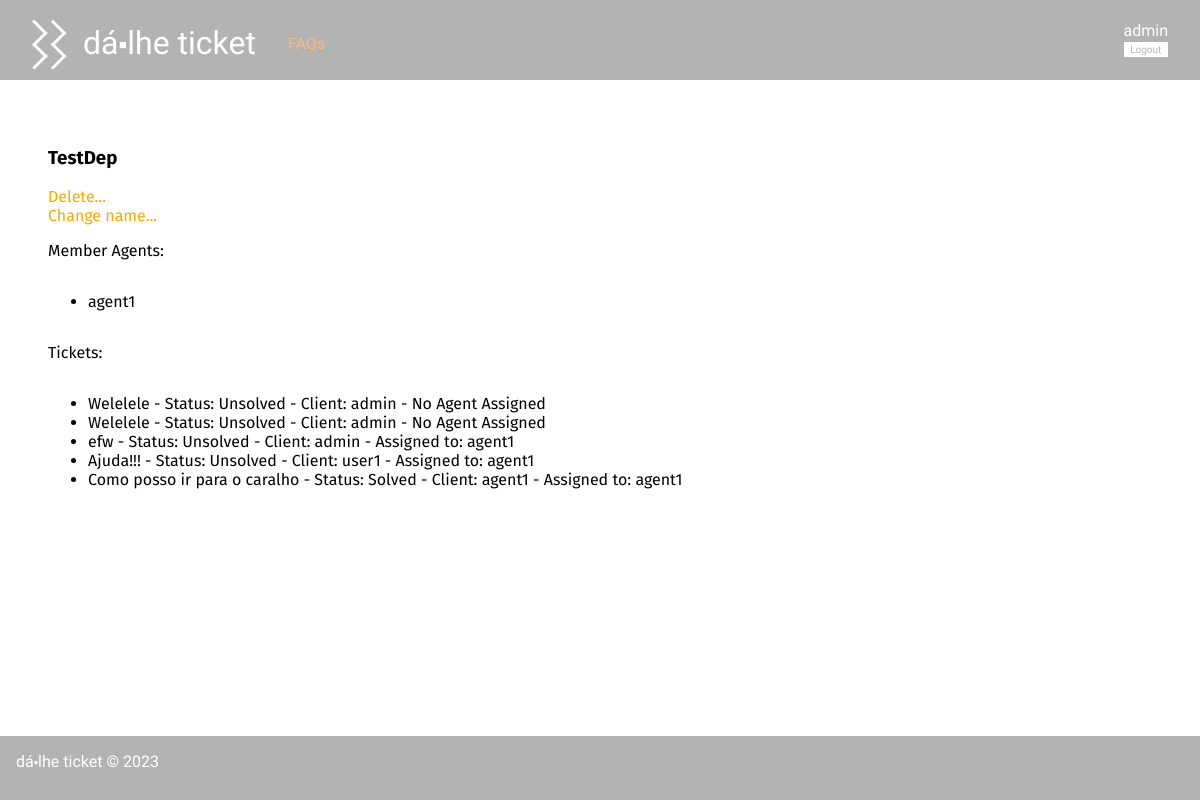
Page /pages/departmentDetails.php?name=TestDep (signed in) on the committed database.
### tables this page shows
CREATE TABLE Department(
   name varchar(20) primary key
);

CREATE TABLE User(
   name varchar(60) not null,
   username varchar(20) primary key,
   email varchar(60) not null,
   password varchar(40) not null,
   type varchar(5) not null, /*user, agent, admin*/
   department varchar(20)
, ticket_count integer default 0, closed_tickets integer default 0);

CREATE TABLE Ticket(
   id integer primary key autoincrement,
   title varchar(60) not null,
   client varchar(20) not null,
   agent varchar(20),
   status varchar(10) not null,
   department varchar(20),
   foreign key (client) references User(username),
   foreign key (agent) references User(username),
   foreign key (department) references Department(name)
);

### utils/session.php (called while the page is built, shortened)
<?php
  class Session {
    public function isLoggedIn() : bool {
      return isset($_SESSION['id']);
    }
    public function getName() : ?string {
      return isset($_SESSION['name']) ? $_SESSION['name'] : null;
    }
  }
?>

### database/user.class.php (called while the page is built, shortened)
<?php
class User{
  public function __construct(string $name, string $username, string $email, string $type, string $department, int $ticket_count, int $closed_tickets){
    $this->username = $username;
    $this->type = $type;
  }
  static public function getUserByUsername(PDO $db, string $username) : User {
    $stmt = $db->prepare('SELECT * from User where username = ?');
    $stmt->execute(array($username));
    $user = $stmt->fetchAll()[0];
    return new User(
      $user['name'],
      $user['username'],
      $user['email'],
      $user['type'],
      $user['department'],
      intval($user['ticket_count']),
      intval($user['closed_tickets'])
    );
  }
}
?>

### database/department.class.php (called while the page is built, shortened)
<?php
  require_once(__DIR__ . '/../database/ticket.class.php');
  class Department{
    public string $name;
    public function __construct(string $name){
      $this->name = $name;
    }
    public function getMemberAgents(PDO $db) : array {
      $stmt = $db->prepare('SELECT * FROM User WHERE department = ?');
      $stmt->execute(array($this->name));
      $agents = array();
      while ($agent = $stmt->fetch()) {
        $agents[] = new User(
          $agent['name'],
          $agent['username'],
          $agent['email'],
          $agent['type'],
          $agent['department'],
          intval($agent['ticket_count']),
          intval($agent['closed_tickets'])
        );
      }
      return $agents;
    }
    static public function getDepartmentByName(PDO $db, string $name) {
      $stmt = $db->prepare('SELECT * FROM Department WHERE name = ?');
      $stmt->execute(array($name));
      $query = $stmt->fetchAll()[0];
      return new Department($query['name']);
    }
  }
?>

### database/ticket.class.php (called while the page is built, shortened)
<?php
class Ticket {
    public function __construct(int $id, string $title, string $client, ?string $agent, string $status, string $department) {
        $this->id = $id;
        $this->title = $title;
        $this->client = $client;
        $this->agent = $agent;
        $this->status = $status;
    }
    static public function getAllTicketsInDepartment(PDO $db, string $name) : array {
        $stmt = $db->prepare("
            SELECT id, title, client, agent, status, department
            FROM Ticket
            WHERE department = ?
        ");
        $stmt->execute(array($name));
        $tickets = array();
        while($ticket = $stmt->fetch()){
            $tickets[] = new Ticket(
            $ticket['id'],
            $ticket['title'],
            $ticket['client'],
            $ticket['agent'],
            $ticket['status'],
            $ticket['department']
            );
        }
        return $tickets;
    }
}
?>

### templates/departmentDetails.tpl.php (the view, shortened to what this page needs)
<?php
require_once(__DIR__ . '/../database/department.class.php');
require_once(__DIR__ . '/../database/ticket.class.php');
require_once(__DIR__ . '/../database/connection.db.php');
function drawDepartment(Department $department) : void {
        global $session, $db;
?>
    <h3 class="name"><?= $department->name ?></h3>
    <div class="dep_options">
        <a href="../actions/action_delete_department.php?name=<?= $department->name ?>">Delete...</a>
        <br>
        <a href="../pages/change_department_name.php?name=<?= $department->name ?>">Change name...</a>
    </div>
    <p> Member Agents: </p>
    <ul class="search_list">
<?php
    foreach ($department->getMemberAgents($db) as $agent) {
?>
    <li>
        <a href="../pages/profile.php?username=<?= $agent->username ?>"><?= $agent->username ?></a>
    </li>
<?php
    }
?>
    </ul>
    <p> Tickets: </p>
    <ul class="ticket_list">
<?php
    foreach (Ticket::getAllTicketsInDepartment($db, $department->name) as $ticket) {
?>
    <li>
        <a href="../pages/ticket.php?id=<?= $ticket->id ?>"><?= $ticket->title ?>
        - Status: <?= $ticket->status ?>
        - Client: <?= $ticket->client ?>
        <?php if($ticket->agent != null) { ?>
        - Assigned to: <?= $ticket->agent ?></a>
        <?php } else {?>
        - No Agent Assigned</a>
        <?php } ?>
    </li>
<?php
    }
?>
    </ul>
<?php
    }
?>

### pages/departmentDetails.php (shortened to what this page needs)
<?php
    require_once(__DIR__ . '/../templates/common.tpl.php');
    require_once(__DIR__ . '/../templates/departmentDetails.tpl.php');
    require_once(__DIR__ . '/../utils/session.php');
    require_once(__DIR__ . '/../database/connection.db.php');
    require_once(__DIR__ . '/../database/department.class.php');
    require_once(__DIR__ . '/../database/user.class.php');
    $session = new Session();
    $db = getDatabaseConnection();
    $user = User::getUserByUsername($db, $session->getName());
    $department = Department::getDepartmentByName($db, $_GET['name']);
   if($user->type == 'agent' && $user->department == null && $_GET['name'] == ''){
      drawHeader();
      echo "<h4> Sorry, you aren't yet associated with a department.</h4>";
      drawFooter();
   } else {
      drawHeader();
      drawDepartment($department);
      drawFooter();
   }
?>

### templates/common.tpl.php (shortened to what this page needs)
<?php
  $name = 'Dá⬝lhe Ticket';
  require_once(__DIR__ . '/../utils/session.php');
  $session = new Session();
?>
<?php function drawHeader(bool $is_index = false) {
  global $session; ?>
<!DOCTYPE html>
<html lang="en-US">
  <head>
    <?php if($is_index){ ?>
      <link rel="stylesheet" href="../css/index.css">
      <link rel="stylesheet" href="../css/animation.css">
      <script src="../js/animation.js" defer></script>
    <?php } else { ?>
      <link rel="stylesheet" href="../css/style.css">
      <link rel="stylesheet" href="../css/header.css">
    <?php } ?>
  </head>
  <body>
    <header>
      <h1 class="hidden"><a href="/"><?php global $name; echo $name; ?></a></h1>
      <section class="header_options hidden">
        <a href="../pages/faqs.php" class="faqs">FAQs</a>
      </section>
      <section class="header_login hidden">
        <?php
          if ($session->isLoggedIn()) {
            drawLogoutForm($session);
          } else {
            drawLoginForm($session);
          } ?>
      </section>
    </header>
    <main>
<?php } ?>
<?php function drawFooter() { ?>
    </main>
    <footer class="hidden">
      <?php global $name; echo $name; ?> &copy; 2023
    </footer>
  </body>
</html>
<?php } ?>
<?php function drawLogoutForm(Session $session) { ?>
  <form action="../actions/action_logout.php" method="post" class="logout hidden">
    <a href="../pages/profile.php?username=<?=$session->getName()?>"><?=$session->getName()?></a>
    <button type="submit">Logout</button>
  </form>
<?php } ?>

### css/style.css (style rules this page uses)
body { font-family: 'Allerta Stencil', sans-serif; margin: 0; padding: 0; display: grid; grid-template-columns: auto; grid-template-rows: 5em auto 4em; grid-template-areas: "header" "main" "footer"; min-height: 100vh; background-color: #b2b3b3; }
header:first-of-type { grid-area: header; }
footer:last-of-type { max-height: 5em; color: #ffffff; background-color: #b2b3b3; grid-area: footer; padding: 1em; }
main { font-family: 'Fira Sans', sans-serif; display: grid; justify-content: start; align-content: start; grid-area: main; background-color: #ffffff; padding: 3em; }
footer { text-transform: lowercase; }
form * { display: block; }
a { text-decoration: none; color: orange; }
button { background-color: #b2b3b3; color: #ffffff; border: none; border-radius: 0.5em; padding: 0.5em; font-size: 1em; font-weight: 100; cursor: pointer; margin: 1em 0; }
.search_list a { color: black; }
p { overflow-wrap: break-word; }
.ticket_list a { color: black; text-decoration: none; }

### css/header.css (style rules this page uses)
header:first-of-type { display: grid; place-items: center; justify-items: center; align-items: center; background-color: #b2b3b3; color: #ffffff; grid-template-columns: 18rem auto 5rem; grid-template-rows: auto; grid-template-areas: "logo options login"; }
header:first-of-type * { padding: 0; margin: 0; }
header:first-of-type a { text-decoration: none; color: #ffffff; padding: 0; margin: 0; }
header:first-of-type h1 { grid-area: logo; text-transform: lowercase; padding-bottom: 1rem; font-weight: 100; }
header:first-of-type h1 a { margin-left: 1rem; margin-bottom: 10rem; }
header:first-of-type h1:before { content: url("../img/riscas.png"); position:relative; z-index:100000; top:0.5em; }
header:first-of-type .header_options { grid-area: options; justify-self: start; align-self: center; padding-top: 0.4rem; color: #ef7f1a; }
header:first-of-type .header_options a { color: #fdb87b; }
header:first-of-type .header_login { grid-area: login; display: grid; justify-self: end; align-self: center; padding-right: 2em; }
header:first-of-type .logout { display: grid; grid-template-columns: auto; grid-template-rows: auto auto; grid-template-areas: "username" "logout"; justify-items: start; align-items: center; }
header:first-of-type .logout a { grid-area: username; }
header:first-of-type .logout button { grid-area: logout; justify-self: stretch; align-self: stretch; font-size: x-small; }
header:first-of-type button { background-color: #ffffff; color: #b2b3b3; padding: 0.2em; margin: 0.2em 0; border-radius: 0; font-family: 'Allerta Stencil', sans-serif; transition: color, 0.5s; }

### rows in the picture
department: name "TestDep"
user: username "agent1"
ticket: title "Welelele", status "Unsolved", client "admin", shows "- No Agent Assigned"
ticket: title "Welelele", status "Unsolved", client "admin", shows "- No Agent Assigned"
ticket: title "efw", status "Unsolved", client "admin", agent "agent1"
ticket: title "Ajuda!!!", status "Unsolved", client "user1", agent "agent1"
ticket: title "Como posso ir para o caralho", status "Solved", client "agent1", agent "agent1"

### other values in the picture
$name "dá⬝lhe ticket"
$session->getName() "admin"
